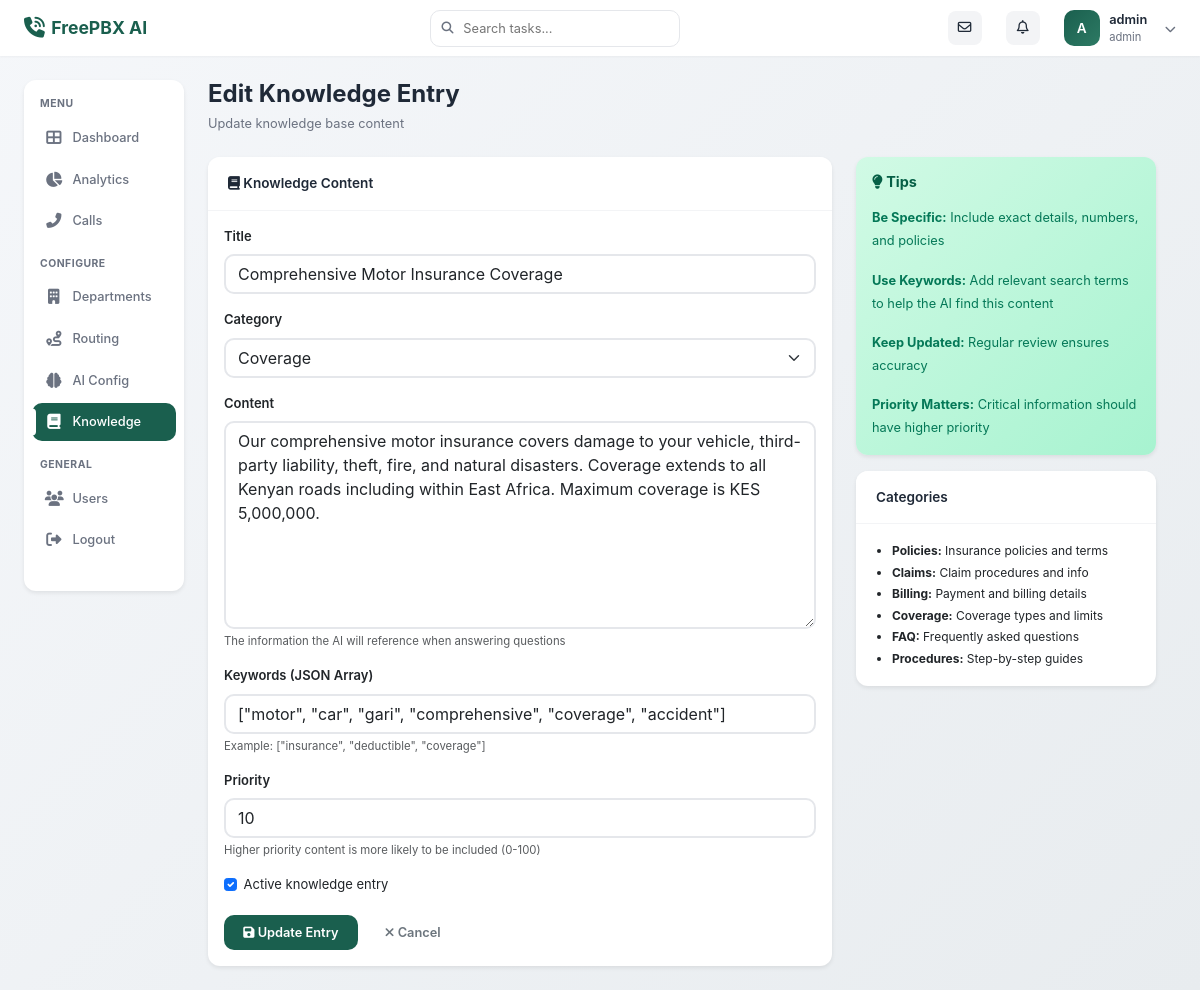
/admin/knowledge/1/edit (signed in), run on the app's committed database.
### models/user.py (models this page shows, shortened)
class User(UserMixin, db.Model):
    __tablename__ = 'users'
    id = db.Column(db.Integer, primary_key=True)
    username = db.Column(db.String(80), unique=True, nullable=False, index=True)
    email = db.Column(db.String(120), unique=True, nullable=True)
    password_hash = db.Column(db.String(255), nullable=False)
    role = db.Column(db.String(20), nullable=False, default='viewer')
    is_active = db.Column(db.Boolean, default=True, nullable=False)
    created_at = db.Column(db.DateTime, default=datetime.utcnow, nullable=False)
    last_login = db.Column(db.DateTime)
    def has_permission(self, required_role):
        role_hierarchy = {'viewer': 1, 'manager': 2, 'admin': 3}
        return role_hierarchy.get(self.role, 0) >= role_hierarchy.get(required_role, 0)

### models/knowledge.py (models this page shows, shortened)
class KnowledgeBase(db.Model):
    __tablename__ = 'knowledge_base'
    id = db.Column(db.Integer, primary_key=True)
    title = db.Column(db.String(200), nullable=False)
    category = db.Column(db.String(50), nullable=False, index=True)
    content = db.Column(db.Text, nullable=False)
    keywords = db.Column(db.Text)
    priority = db.Column(db.Integer, default=0)
    is_active = db.Column(db.Boolean, default=True, nullable=False)
    usage_count = db.Column(db.Integer, default=0)
    last_used = db.Column(db.DateTime)
    version = db.Column(db.Integer, default=1)
    created_at = db.Column(db.DateTime, default=datetime.utcnow, nullable=False)
    updated_at = db.Column(db.DateTime, default=datetime.utcnow, onupdate=datetime.utcnow)
    created_by = db.Column(db.String(80))

### blueprints/admin/routes.py (the view, shortened to what this page needs)
@admin_bp.route('/knowledge/<int:entry_id>/edit', methods=['GET', 'POST'])
@login_required
def edit_knowledge(entry_id):
    if not current_user.has_permission('manager'):
        flash('Access denied. Manager privileges required.', 'error')
        return redirect(url_for('admin.dashboard'))
    entry = KnowledgeBase.query.get_or_404(entry_id)
    categories = ['policies', 'claims', 'billing', 'coverage', 'faq', 'procedures']
    return render_template('admin/knowledge_form.html',
                           entry=entry,
                           categories=categories)

### templates/admin/knowledge_form.html (shortened to what this page needs)
{% extends "base.html" %}
{% block content %}
<div class="page-header">
    <h1 class="page-title">{{ 'Edit' if entry else 'Create' }} Knowledge Entry</h1>
    <p class="page-subtitle">{{ 'Update knowledge base content' if entry else 'Add information for the AI assistant' }}</p>
</div>
<div class="row">
    <div class="col-md-8">
        <div class="card">
            <div class="card-header">
                <i class="fas fa-book"></i> Knowledge Content
            </div>
            <div class="card-body">
                <form method="POST">
                    <div class="mb-3">
                        <label for="title" class="form-label" style="font-weight: 600;">Title</label>
                        <input type="text" class="form-control" id="title" name="title"
                               value="{{ entry.title if entry else '' }}" required
                               style="border-radius: 10px; border: 2px solid #e5e7eb;">
                    </div>
                    <div class="mb-3">
                        <label for="category" class="form-label" style="font-weight: 600;">Category</label>
                        <select class="form-select" id="category" name="category" required
                                style="border-radius: 10px; border: 2px solid #e5e7eb;">
                            {% for cat in categories %}
                            <option value="{{ cat }}" {% if entry and entry.category == cat %}selected{% endif %}>
                                {{ cat|title }}
                            </option>
                            {% endfor %}
                        </select>
                    </div>
                    <div class="mb-3">
                        <label for="content" class="form-label" style="font-weight: 600;">Content</label>
                        <textarea class="form-control" id="content" name="content" rows="8" required
                                  style="border-radius: 10px; border: 2px solid #e5e7eb;">{{ entry.content if entry else '' }}</textarea>
                        <div class="form-text">The information the AI will reference when answering questions</div>
                    </div>
                    <div class="mb-3">
                        <label for="keywords" class="form-label" style="font-weight: 600;">Keywords (JSON Array)</label>
                        <input type="text" class="form-control" id="keywords" name="keywords"
                               value='{{ entry.keywords if entry else "[]" }}'
                               style="border-radius: 10px; border: 2px solid #e5e7eb;">
                        <div class="form-text">Example: ["insurance", "deductible", "coverage"]</div>
                    </div>
                    <div class="mb-3">
                        <label for="priority" class="form-label" style="font-weight: 600;">Priority</label>
                        <input type="number" class="form-control" id="priority" name="priority"
                               value="{{ entry.priority if entry else 0 }}" min="0" max="100"
                               style="border-radius: 10px; border: 2px solid #e5e7eb;">
                        <div class="form-text">Higher priority content is more likely to be included (0-100)</div>
                    </div>
                    {% if entry %}
                    <div class="mb-3">
                        <div class="form-check">
                            <input class="form-check-input" type="checkbox" id="is_active" name="is_active"
                                   {% if entry.is_active %}checked{% endif %}>
                            <label class="form-check-label" for="is_active">
                                Active knowledge entry
                            </label>
                        </div>
                    </div>
                    {% endif %}
                    <div class="d-flex gap-2">
                        <button type="submit" class="btn btn-primary">
                            <i class="fas fa-save"></i> {{ 'Update' if entry else 'Create' }} Entry
                        </button>
                        <a href="{{ url_for('admin.knowledge_base') }}" class="btn btn-outline-secondary">
                            <i class="fas fa-times"></i> Cancel
                        </a>
                    </div>
                </form>
            </div>
        </div>
    </div>
    <div class="col-md-4">
        <div class="card" style="background: linear-gradient(135deg, #d1fae5 0%, #a7f3d0 100%); border: none;">
            <div class="card-body">
                <h5 style="font-weight: 700; margin-bottom: 1rem; color: #065f46; font-size: 0.9rem;">
                    <i class="fas fa-lightbulb"></i> Tips
                </h5>
                <div style="font-size: 0.8rem; color: #047857; line-height: 1.8;">
                    <p><strong>Be Specific:</strong> Include exact details, numbers, and policies</p>
                    <p><strong>Use Keywords:</strong> Add relevant search terms to help the AI find this content</p>
                    <p><strong>Keep Updated:</strong> Regular review ensures accuracy</p>
                    <p style="margin-bottom: 0;"><strong>Priority Matters:</strong> Critical information should have higher priority</p>
                </div>
            </div>
        </div>
        <div class="card mt-3">
            <div class="card-header">
                Categories
            </div>
            <div class="card-body" style="font-size: 0.75rem;">
                <ul style="margin: 0; padding-left: 1.25rem; line-height: 1.8;">
                    <li><strong>Policies:</strong> Insurance policies and terms</li>
                    <li><strong>Claims:</strong> Claim procedures and info</li>
                    <li><strong>Billing:</strong> Payment and billing details</li>
                    <li><strong>Coverage:</strong> Coverage types and limits</li>
                    <li><strong>FAQ:</strong> Frequently asked questions</li>
                    <li><strong>Procedures:</strong> Step-by-step guides</li>
                </ul>
            </div>
        </div>
    </div>
</div>
{% endblock %}

### templates/base.html (shortened to what this page needs)
<!DOCTYPE html>
<html lang="en">
<head>
    <link href="https://cdn.jsdelivr.net/npm/bootstrap@5.3.0/dist/css/bootstrap.min.css" rel="stylesheet">
    <link href="https://cdnjs.cloudflare.com/ajax/libs/font-awesome/6.4.0/css/all.min.css" rel="stylesheet">
</head>
<body>
    <nav class="navbar">
        <div class="container-fluid px-0">
            <a class="navbar-brand" href="{{ url_for('admin.dashboard') }}">
                <i class="fas fa-phone-volume"></i>
                <span>FreePBX AI</span>
            </a>
            {% if current_user.is_authenticated %}
            <div class="search-box">
                <i class="fas fa-search"></i>
                <input type="text" placeholder="Search tasks..." id="searchInput">
            </div>
            <div class="navbar-actions">
                <button class="icon-btn">
                    <i class="far fa-envelope"></i>
                </button>
                <button class="icon-btn">
                    <i class="far fa-bell"></i>
                </button>
                <div class="dropdown">
                    <div class="user-profile" data-bs-toggle="dropdown" aria-expanded="false" style="cursor: pointer;">
                        <div class="user-avatar">
                            {{ current_user.username[0].upper() }}
                        </div>
                        <div class="user-info">
                            <div class="user-name">{{ current_user.username }}</div>
                            <div class="user-email">{{ current_user.role }}</div>
                        </div>
                        <i class="fas fa-chevron-down" style="font-size: 0.7rem; margin-left: 0.5rem; color: var(--text-secondary);"></i>
                    </div>
                </div>
            </div>
            {% endif %}
        </div>
    </nav>
    <div class="main-container">
        {% if current_user.is_authenticated %}
        <aside class="sidebar">
            <div class="sidebar-section">
                <div class="sidebar-label">Menu</div>
                <ul class="sidebar-nav">
                    <li class="sidebar-nav-item">
                        <a href="{{ url_for('admin.dashboard') }}"
                           class="sidebar-nav-link {% if request.endpoint == 'admin.dashboard' %}active{% endif %}">
                            <i class="fas fa-th-large"></i>
                            <span>Dashboard</span>
                        </a>
                    </li>
                    <li class="sidebar-nav-item">
                        <a href="{{ url_for('admin.analytics') }}"
                           class="sidebar-nav-link {% if request.endpoint == 'admin.analytics' %}active{% endif %}">
                            <i class="fas fa-chart-pie"></i>
                            <span>Analytics</span>
                        </a>
                    </li>
                    <li class="sidebar-nav-item">
                        <a href="{{ url_for('admin.call_logs') }}"
                           class="sidebar-nav-link {% if request.endpoint in ['admin.call_logs', 'admin.call_detail'] %}active{% endif %}">
                            <i class="fas fa-phone-alt"></i>
                            <span>Calls</span>
                        </a>
                    </li>
                </ul>
            </div>
            {% if current_user.has_permission('manager') %}
            <div class="sidebar-section">
                <div class="sidebar-label">Configure</div>
                <ul class="sidebar-nav">
                    <li class="sidebar-nav-item">
                        <a href="{{ url_for('admin.departments') }}"
                           class="sidebar-nav-link {% if 'department' in request.endpoint %}active{% endif %}">
                            <i class="fas fa-building"></i>
                            <span>Departments</span>
                        </a>
                    </li>
                    <li class="sidebar-nav-item">
                        <a href="{{ url_for('admin.routing_rules') }}"
                           class="sidebar-nav-link {% if 'routing' in request.endpoint %}active{% endif %}">
                            <i class="fas fa-route"></i>
                            <span>Routing</span>
                        </a>
                    </li>
                    <li class="sidebar-nav-item">
                        <a href="{{ url_for('admin.ai_config') }}"
                           class="sidebar-nav-link {% if 'ai_config' in request.endpoint %}active{% endif %}">
                            <i class="fas fa-brain"></i>
                            <span>AI Config</span>
                        </a>
                    </li>
                    <li class="sidebar-nav-item">
                        <a href="{{ url_for('admin.knowledge_base') }}"
                           class="sidebar-nav-link {% if 'knowledge' in request.endpoint %}active{% endif %}">
                            <i class="fas fa-book"></i>
                            <span>Knowledge</span>
                        </a>
                    </li>
                </ul>
            </div>
            {% endif %}
            <div class="sidebar-section">
                <div class="sidebar-label">General</div>
                <ul class="sidebar-nav">
                    {% if current_user.has_permission('admin') %}
                    <li class="sidebar-nav-item">
                        <a href="{{ url_for('auth.list_users') }}"
                           class="sidebar-nav-link {% if 'users' in request.endpoint %}active{% endif %}">
                            <i class="fas fa-users"></i>
                            <span>Users</span>
                        </a>
                    </li>
                    {% endif %}
                    <li class="sidebar-nav-item">
                        <a href="{{ url_for('auth.logout') }}" class="sidebar-nav-link">
                            <i class="fas fa-sign-out-alt"></i>
                            <span>Logout</span>
                        </a>
                    </li>
                </ul>
            </div>
        </aside>
        {% endif %}
        <main class="main-content">
            {% block content %}{% endblock %}
        </main>
    </div>
</body>
</html>

### data on the page
User: username "A", username "admin", role "admin"
KnowledgeBase: title "Comprehensive Motor Insurance Coverage", category "Coverage", content "Our comprehensive motor insurance covers damage to your vehicle, third-party liability, theft, fire, and natural disasters. Coverage extends to all Kenyan roads including within East Africa. Maximum coverage is KES 5,000,000.", keywords "[\"motor\", \"car\", \"gari\", \"comprehensive\", \"coverage\", \"accident\"]", priority "10", is_active "☑"

### other printed values
{{ 'Edit' if entry else 'Create' }} "Edit"
{{ 'Update' if entry else 'Create' }} "Update"
